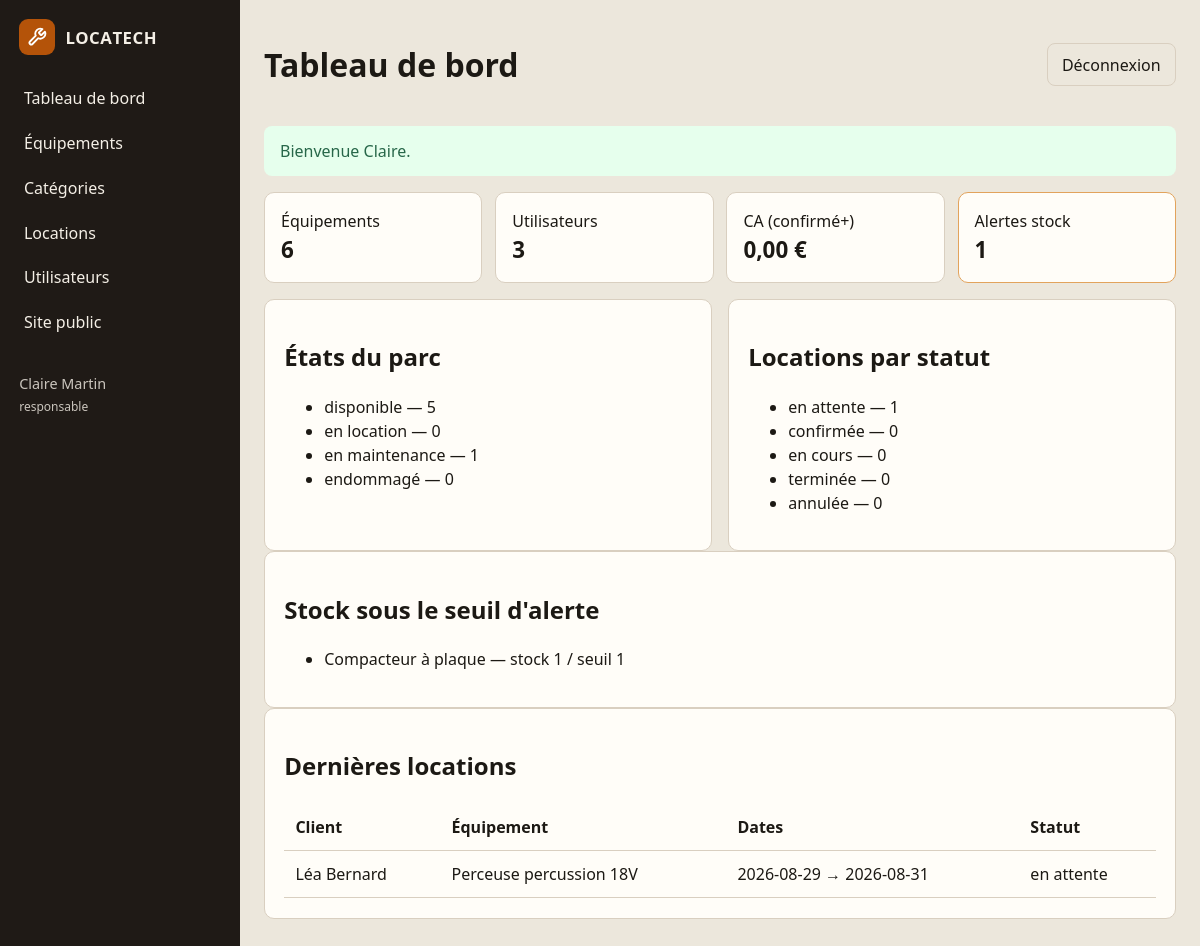
/admin (signed in), run on the app's committed database.
### tables this page shows
CREATE TABLE utilisateur (
    id INT UNSIGNED AUTO_INCREMENT PRIMARY KEY,
    nom VARCHAR(100) NOT NULL,
    prenom VARCHAR(100) NOT NULL,
    email VARCHAR(180) NOT NULL UNIQUE,
    password VARCHAR(255) NOT NULL,
    role ENUM('client', 'agent', 'responsable') NOT NULL DEFAULT 'client'
);

CREATE TABLE equipement (
    id INT UNSIGNED AUTO_INCREMENT PRIMARY KEY,
    nom VARCHAR(150) NOT NULL,
    description TEXT NULL,
    prix_jour DECIMAL(10,2) NOT NULL,
    quantite_stock INT NOT NULL DEFAULT 0,
    seuil_alerte INT NOT NULL DEFAULT 1,
    etat ENUM('disponible', 'en location', 'en maintenance', 'endommagé') NOT NULL DEFAULT 'disponible',
    categorie_id INT UNSIGNED NOT NULL,
    photo VARCHAR(255) NULL DEFAULT NULL,
    CONSTRAINT fk_equipement_categorie
        FOREIGN KEY (categorie_id) REFERENCES categorie(id)
        ON UPDATE CASCADE
        ON DELETE RESTRICT
);

CREATE TABLE location (
    id INT UNSIGNED AUTO_INCREMENT PRIMARY KEY,
    date_debut DATE NOT NULL,
    date_fin DATE NOT NULL,
    statut ENUM('en attente', 'confirmée', 'en cours', 'terminée', 'annulée') NOT NULL DEFAULT 'en attente',
    montant_total DECIMAL(10,2) NOT NULL DEFAULT 0,
    frais_additionnels DECIMAL(10,2) NOT NULL DEFAULT 0,
    utilisateur_id INT UNSIGNED NOT NULL,
    equipement_id INT UNSIGNED NOT NULL,
    CONSTRAINT fk_location_utilisateur
        FOREIGN KEY (utilisateur_id) REFERENCES utilisateur(id)
        ON UPDATE CASCADE
        ON DELETE RESTRICT,
    CONSTRAINT fk_location_equipement
        FOREIGN KEY (equipement_id) REFERENCES equipement(id)
        ON UPDATE CASCADE
        ON DELETE RESTRICT
);

### config/helpers.php (called while the page is built, shortened)
<?php
function url(string $path = ''): string
{
    $path = ltrim($path, '/');
    return BASE_URL . '/' . $path;
}
function view(string $path, array $data = []): void
{
    extract($data, EXTR_SKIP);
    $file = APP_ROOT . DIRECTORY_SEPARATOR . 'views' . DIRECTORY_SEPARATOR . str_replace('/', DIRECTORY_SEPARATOR, $path) . '.php';
    require $file;
}
function e(?string $value): string
{
    return htmlspecialchars((string) $value, ENT_QUOTES, 'UTF-8');
}
function flash(string $key, ?string $message = null)
{
    if (!isset($_SESSION['flash'][$key])) {
        return null;
    }
    $value = $_SESSION['flash'][$key];
    return $value;
}
function current_user(): ?array
{
    return $_SESSION['user'] ?? null;
}
function has_role(string ...$roles): bool
{
    $user = current_user();
    return $user !== null && in_array($user['role'], $roles, true);
}

### controllers/LocationController.php (called while the page is built, shortened)
<?php
class LocationController
{
    private Location $location;
    private Equipement $equipement;
    public function __construct()
    {
        $this->location = new Location();
        $this->equipement = new Equipement();
    }
    public function dashboard(): void
    {
        $equipement = $this->equipement;
        view('back/dashboard', [
            'alertes' => $equipement->findLowStock(),
            'etats' => $equipement->countByEtat(),
            'statuts' => $this->location->countByStatut(),
            'ca' => $this->location->chiffreAffaires(),
            'locations' => array_slice($this->location->findAll(), 0, 8),
            'nbEquipements' => count($equipement->findAll()),
            'nbUsers' => count((new Utilisateur())->findAll()),
        ]);
    }
}

### models/Utilisateur.php (called while the page is built, shortened)
<?php
class Utilisateur
{
    private PDO $db;
    public function __construct(?PDO $pdo = null)
    {
        $this->db = $pdo ?? Database::getConnection();
    }
    public function findAll(): array
    {
        $stmt = $this->db->query(
            'SELECT id, nom, prenom, email, role FROM utilisateur ORDER BY nom, prenom'
        );
        return $stmt->fetchAll();
    }
}

### config/Database.php (called while the page is built, shortened)
<?php
class Database
{
    private static ?PDO $instance = null;
    public static function getConnection(): PDO
    {
        if (self::$instance === null) {
            $dsn = sprintf(
                'mysql:host=%s;port=%s;dbname=%s;charset=%s',
                DB_HOST,
                DB_PORT,
                DB_NAME,
                DB_CHARSET
            );
            $options = [
                PDO::ATTR_ERRMODE => PDO::ERRMODE_EXCEPTION,
                PDO::ATTR_DEFAULT_FETCH_MODE => PDO::FETCH_ASSOC,
                PDO::ATTR_EMULATE_PREPARES => false,
                PDO::MYSQL_ATTR_INIT_COMMAND => 'SET NAMES utf8mb4 COLLATE utf8mb4_unicode_ci',
            ];
            try {
                self::$instance = new PDO($dsn, DB_USER, DB_PASS, $options);
            } catch (PDOException $e) {
                error_log('Database connection error: ' . $e->getMessage());
                throw new RuntimeException(
                    'Impossible de se connecter à la base de données. Vérifiez la configuration MySQL (location_db).'
                );
            }
        }
        return self::$instance;
    }
}

### models/Equipement.php (called while the page is built, shortened)
<?php
class Equipement
{
    private PDO $db;
    public function __construct(?PDO $pdo = null)
    {
        $this->db = $pdo ?? Database::getConnection();
    }
    public function findLowStock(): array
    {
        $stmt = $this->db->query(
            'SELECT e.*, c.nom AS categorie_nom
             FROM equipement e
             INNER JOIN categorie c ON c.id = e.categorie_id
             WHERE e.quantite_stock <= e.seuil_alerte
             ORDER BY e.quantite_stock ASC, e.nom'
        );
        return $stmt->fetchAll();
    }
    public function countByEtat(): array
    {
        $stmt = $this->db->query(
            'SELECT etat, COUNT(*) AS total FROM equipement GROUP BY etat'
        );
        return $stmt->fetchAll();
    }
}

### models/Location.php (called while the page is built, shortened)
<?php
class Location
{
    private PDO $db;
    public function __construct(?PDO $pdo = null)
    {
        $this->db = $pdo ?? Database::getConnection();
    }
    public function findAll(?string $statut = null): array
    {
        $sql = $this->baseSelect() . ' WHERE 1 = 1';
        $params = [];
        $sql .= ' ORDER BY l.date_debut DESC, l.id DESC';
        $stmt = $this->db->prepare($sql);
        $stmt->execute($params);
        return $stmt->fetchAll();
    }
    public function countByStatut(): array
    {
        $stmt = $this->db->query(
            'SELECT statut, COUNT(*) AS total FROM location GROUP BY statut'
        );
        return $stmt->fetchAll();
    }
    private function baseSelect(): string
    {
        return 'SELECT l.*,
                       u.nom AS utilisateur_nom,
                       u.prenom AS utilisateur_prenom,
                       u.email AS utilisateur_email,
                       e.nom AS equipement_nom,
                       e.prix_jour,
                       e.etat AS equipement_etat
                FROM location l
                INNER JOIN utilisateur u ON u.id = l.utilisateur_id
                INNER JOIN equipement e ON e.id = l.equipement_id';
    }
}

### views/back/dashboard.php (the view)
<?php
$title = 'Tableau de bord';
require APP_ROOT . '/views/layout/admin_header.php';
$etatMap = [];
foreach ($etats as $row) {
    $etatMap[$row['etat']] = (int) $row['total'];
}
$statutMap = [];
foreach ($statuts as $row) {
    $statutMap[$row['statut']] = (int) $row['total'];
}
?>
<div class="stats">
    <article class="stat"><span>Équipements</span><strong><?= (int) $nbEquipements ?></strong></article>
    <article class="stat"><span>Utilisateurs</span><strong><?= (int) $nbUsers ?></strong></article>
    <article class="stat"><span>CA (confirmé+)</strong><strong><?= number_format((float) $ca, 2, ',', ' ') ?> €</strong></article>
    <article class="stat warn"><span>Alertes stock</span><strong><?= count($alertes) ?></strong></article>
</div>
<div class="admin-grid">
    <section class="panel">
        <h2>États du parc</h2>
        <ul>
            <?php foreach (EQUIPEMENT_ETATS as $etat): ?>
                <li><?= e($etat) ?> — <?= (int) ($etatMap[$etat] ?? 0) ?></li>
            <?php endforeach; ?>
        </ul>
    </section>
    <section class="panel">
        <h2>Locations par statut</h2>
        <ul>
            <?php foreach (LOCATION_STATUTS as $st): ?>
                <li><?= e($st) ?> — <?= (int) ($statutMap[$st] ?? 0) ?></li>
            <?php endforeach; ?>
        </ul>
    </section>
</div>
<section class="panel">
    <h2>Stock sous le seuil d'alerte</h2>
    <?php if (!$alertes): ?>
        <p>Aucune alerte.</p>
    <?php else: ?>
        <ul>
            <?php foreach ($alertes as $a): ?>
                <li><?= e($a['nom']) ?> — stock <?= (int) $a['quantite_stock'] ?> / seuil <?= (int) $a['seuil_alerte'] ?></li>
            <?php endforeach; ?>
        </ul>
    <?php endif; ?>
</section>
<section class="panel">
    <h2>Dernières locations</h2>
    <div class="table-wrap">
        <table>
            <thead>
            <tr><th>Client</th><th>Équipement</th><th>Dates</th><th>Statut</th></tr>
            </thead>
            <tbody>
            <?php foreach ($locations as $row): ?>
                <tr>
                    <td><?= e($row['utilisateur_prenom'] . ' ' . $row['utilisateur_nom']) ?></td>
                    <td><?= e($row['equipement_nom']) ?></td>
                    <td><?= e($row['date_debut']) ?> → <?= e($row['date_fin']) ?></td>
                    <td><?= e($row['statut']) ?></td>
                </tr>
            <?php endforeach; ?>
            </tbody>
        </table>
    </div>
</section>
<?php require APP_ROOT . '/views/layout/admin_footer.php'; ?>

### views/layout/admin_header.php (shortened to what this page needs)
<?php
$user = current_user();
$success = flash('success');
?>
<!DOCTYPE html>
<html lang="fr">
<head>
    <link rel="stylesheet" href="<?= e(url('css/style.css')) ?>">
</head>
<body class="back-office">
<div class="admin-shell">
    <aside class="sidebar">
        <a class="brand" href="<?= e(url('admin')) ?>">
            <span class="brand-mark" aria-hidden="true">
            </span>
            <span class="brand-name">LOCA<strong>TECH</strong></span>
        </a>
        <nav>
            <a href="<?= e(url('admin')) ?>">Tableau de bord</a>
            <a href="<?= e(url('admin/equipements')) ?>">Équipements</a>
            <a href="<?= e(url('admin/categories')) ?>">Catégories</a>
            <a href="<?= e(url('admin/locations')) ?>">Locations</a>
            <?php if (has_role('responsable')): ?>
                <a href="<?= e(url('admin/utilisateurs')) ?>">Utilisateurs</a>
            <?php endif; ?>
            <a href="<?= e(url()) ?>">Site public</a>
        </nav>
        <p class="sidebar-user"><?= e($user['prenom'] . ' ' . $user['nom']) ?><br><small><?= e($user['role']) ?></small></p>
    </aside>
    <div class="admin-main">
        <header class="admin-top">
            <h1><?= e($title ?? 'Administration') ?></h1>
            <a class="btn btn-ghost" href="<?= e(url('logout')) ?>">Déconnexion</a>
        </header>
        <?php if ($success): ?>
            <div class="alert alert-success"><?= e($success) ?></div>
        <?php endif; ?>

### public/css/style.css (style rules this page uses)
:root { --bg: #f4efe6; --ink: #1c1914; --muted: #5c564c; --paper: #fffdf8; --line: #d9cfc0; --accent: #b45309; --accent-dark: #8a3d07; --ok: #276749; --bad: #9b2c2c; --sidebar: #1f1a16; --radius: 10px; font-family: "Segoe UI", system-ui, sans-serif; }
* { box-sizing: border-box; }
body { margin: 0; background: var(--bg); color: var(--ink); line-height: 1.5; }
a { color: var(--accent-dark); text-decoration: none; }
.brand { display: flex; align-items: center; gap: 0.65rem; font-weight: 700; color: inherit; text-decoration: none; }
.brand-mark { width: 36px; height: 36px; display: grid; place-items: center; background: var(--accent); color: white; border-radius: 9px; flex-shrink: 0; }
.brand-mark svg { display: block; }
.brand-name { font-size: 1.05rem; font-weight: 600; letter-spacing: 0.03em; }
.brand-name strong { font-weight: 800; }
.hero-panel, .card, .panel, .auth-box { background: var(--paper); border: 1px solid var(--line); border-radius: var(--radius); padding: 1.2rem; }
.btn { display: inline-block; border: 0; border-radius: 8px; padding: 0.55rem 0.9rem; cursor: pointer; font: inherit; text-decoration: none; }
.btn-ghost { background: transparent; color: inherit; border: 1px solid var(--line); }
.alert { padding: 0.8rem 1rem; border-radius: 8px; margin: 1rem 0; }
.alert-success { background: #e6ffed; color: var(--ok); }
.table-wrap { overflow-x: auto; }
table { width: 100%; border-collapse: collapse; background: var(--paper); }
th, td { text-align: left; padding: 0.7rem; border-bottom: 1px solid var(--line); vertical-align: top; }
.back-office { background: #ece7dc; }
.admin-shell { display: grid; grid-template-columns: 240px 1fr; min-height: 100vh; }
.sidebar { background: var(--sidebar); color: #f4efe6; padding: 1.2rem; }
.sidebar nav { display: grid; gap: 0.4rem; margin-top: 1.5rem; }
.sidebar nav a { color: #f4efe6; padding: 0.45rem 0.3rem; }
.sidebar-user { margin-top: 2rem; opacity: 0.8; font-size: 0.9rem; }
.admin-main { padding: 1.2rem 1.5rem 2rem; }
.admin-top { display: flex; justify-content: space-between; align-items: center; }
.stats { display: grid; grid-template-columns: repeat(auto-fit, minmax(160px, 1fr)); gap: 0.8rem; margin: 1rem 0; }
.stat { background: var(--paper); border: 1px solid var(--line); border-radius: var(--radius); padding: 1rem; }
.stat strong { display: block; font-size: 1.4rem; }
.stat.warn { border-color: #e2a35c; }
.admin-grid { display: grid; grid-template-columns: 1fr 1fr; gap: 1rem; }

### data on the page
utilisateur: prenom+nom "Claire Martin", role "responsable"
equipement: nom "Compacteur à plaque", quantite_stock "1", seuil_alerte "1"
location: utilisateur.nom "Léa Bernard", equipement.nom "Perceuse percussion 18V", date_debut "2026-08-29", date_fin "2026-08-31", statut "en attente"

### other printed values
$title "Tableau de bord"
$success "Bienvenue Claire."
$nbEquipements "6"
$nbUsers "3"
$ca "0,00"
count($alertes) "1"
$etat "disponible"
$etatMap[$etat] "5"
$etat "en location"
$etatMap[$etat] "0"
$etat "en maintenance"
$etatMap[$etat] "1"
$etat "endommagé"
$st "en attente"
$statutMap[$st] "1"
